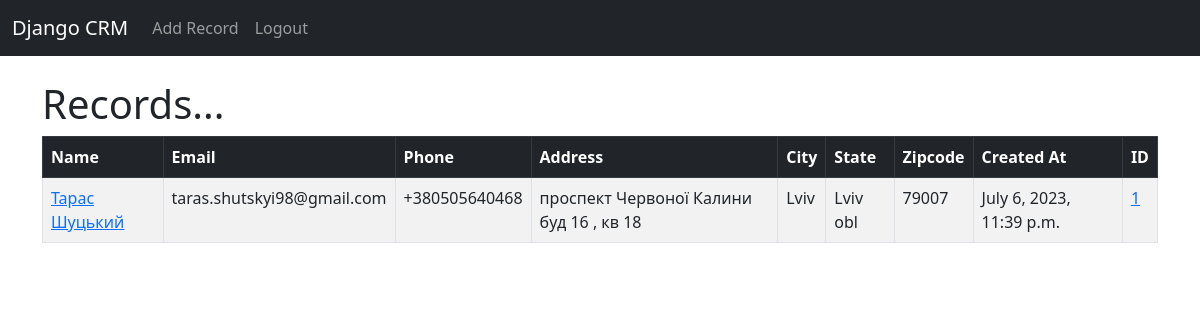
The app's page / (signed in), older data.
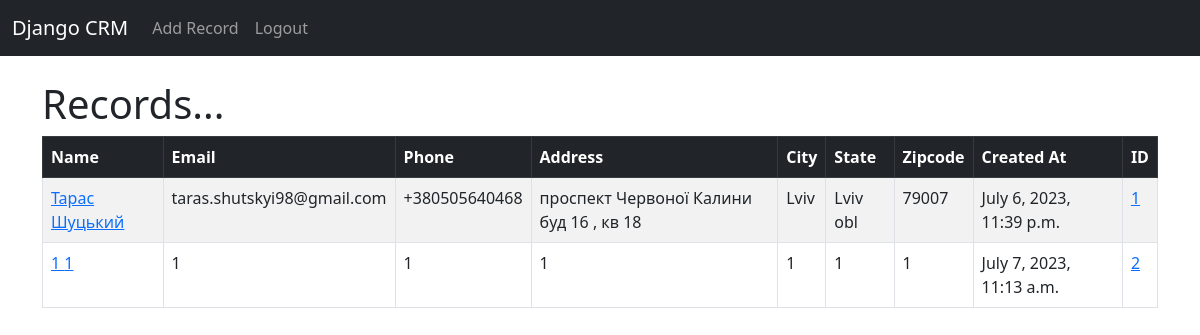
The same page, newer data.
### dcrm/models.py (models this page shows, shortened)
class Record(models.Model):
    created_at = models.DateTimeField(auto_now_add=True)
    first_name = models.CharField(max_length=50)
    last_name = models.CharField(max_length=50)
    email = models.CharField(max_length=100)
    phone = models.CharField(max_length=15)
    address = models.CharField(max_length=100)
    city = models.CharField(max_length=50)
    state = models.CharField(max_length=50)
    zipcode = models.CharField(max_length=20)

### dcrm/views.py (the view)
# urls.py: path('', views.home, name='home'),
def home(request):
    records = Record.objects.all()
    if request.method == 'POST':
        username = request.POST['username']
        password = request.POST['password']
        user = authenticate(request, username=username, password=password)
        if user is not None:
            login(request, user)
            messages.success(request, 'You have been login in!')
            return redirect('home')
        else:
            messages.success(request, 'There was an error logging in, please try again...')
            return redirect('home')
    else:
        return render(request, 'home.html', {'records': records})

### dcrm/templates/home.html (shortened to what this page needs)
{% extends 'base.html' %}
{% block content %}
{% if user.is_authenticated%}
<h1>Records...</h1>
<table class="table table-striped table-hover table-bordered">
    <thead class="table-dark">
    <tr>
        <th scope="col">Name</th>
        <th scope="col">Email</th>
        <th scope="col">Phone</th>
        <th scope="col">Address</th>
        <th scope="col">City</th>
        <th scope="col">State</th>
        <th scope="col">Zipcode</th>
        <th scope="col">Created At</th>
        <th scope="col">ID</th>
    </tr>
    </thead>
    <tbody>
    {% if records %}
    {% for record in records %}
    <tr>
        <td><a href="{% url 'record' record.id %}">{{record.first_name}} {{record.last_name}}</a></td>
        <td>{{record.email}}</td>
        <td>{{record.phone}}</td>
        <td>{{record.address}}</td>
        <td>{{record.city}}</td>
        <td>{{record.state}}</td>
        <td>{{record.zipcode}}</td>
        <td>{{record.created_at}}</td>
        <td><a href="{% url 'record' record.id %}">{{record.id}}</a></td>
    </tr>
    {% endfor %}
    {% endif %}
{% endif %}
{% endblock %}

### dcrm/templates/base.html (shortened to what this page needs)
<!doctype html>
<html lang="en" xmlns="http://www.w3.org/1999/html">
<head>
    <link href="https://cdn.jsdelivr.net/npm/bootstrap@5.3.0/dist/css/bootstrap.min.css" rel="stylesheet"
>
</head>
<body>
{% include 'navbar.html' %}
<div class="container">
    {% block content %}
    {% endblock %}
</div>
</body>
</html>

### dcrm/templates/navbar.html (shortened to what this page needs)
<nav class="navbar navbar-expand-lg navbar-dark bg-dark">
    <div class="container-fluid">
        <a class="navbar-brand" href="{% url 'home' %}">Django CRM</a>
        <div class="collapse navbar-collapse" id="navbarSupportedContent">
            <ul class="navbar-nav me-auto mb-2 mb-lg-0">
                {% if user.is_authenticated%}
                <li class="nav-item">
                    <a class="nav-link" href="{% url 'add_record' %}">Add Record</a>
                </li>
                <li class="nav-item">
                    <a class="nav-link" href="{% url 'logout' %}">Logout</a>
                </li>
                {% endif %}
            </ul>
        </div>
    </div>
</nav>

Row changes from the older to the newer data that the page shows:
added Record: first_name "1", last_name "1", email "1", phone "1", address "1", city "1", state "1", zipcode "1", created_at "July 7, 2023, 11:13 a.m.", id "2"
